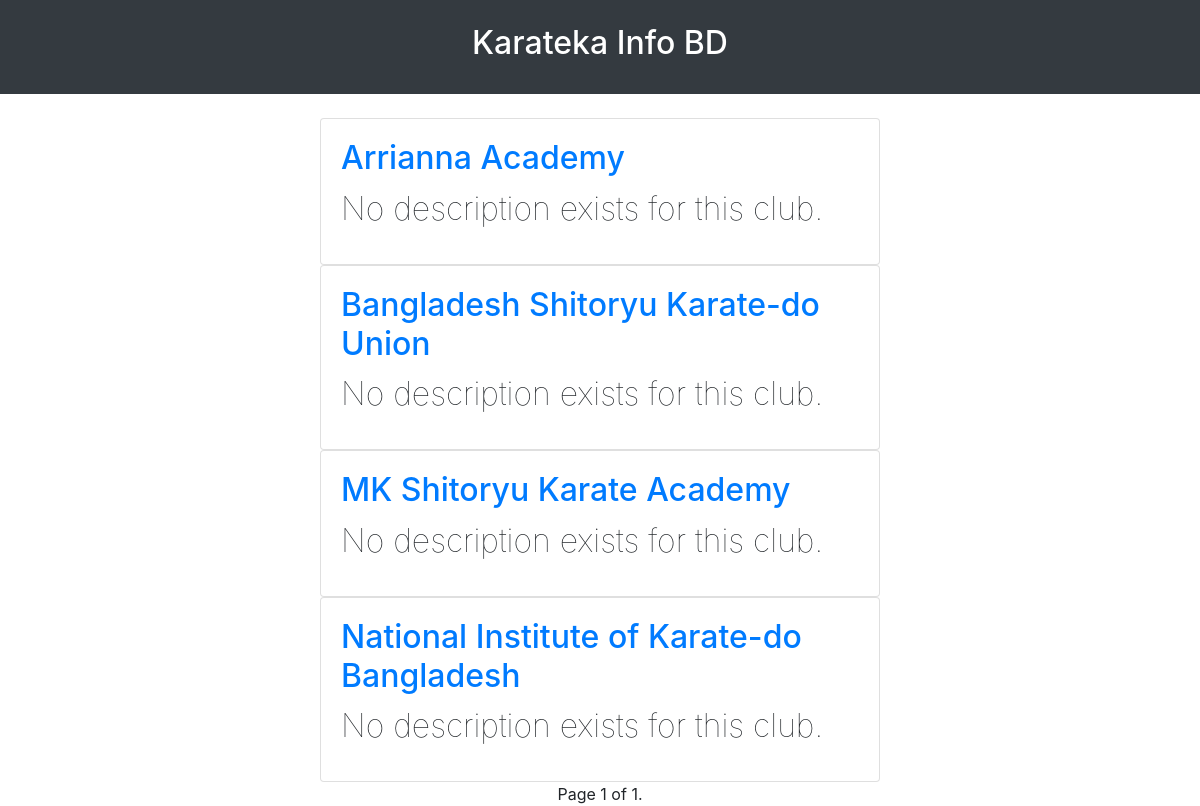
Page /karatekainfobd/show_all_clubs_page/ on the earlier database version.
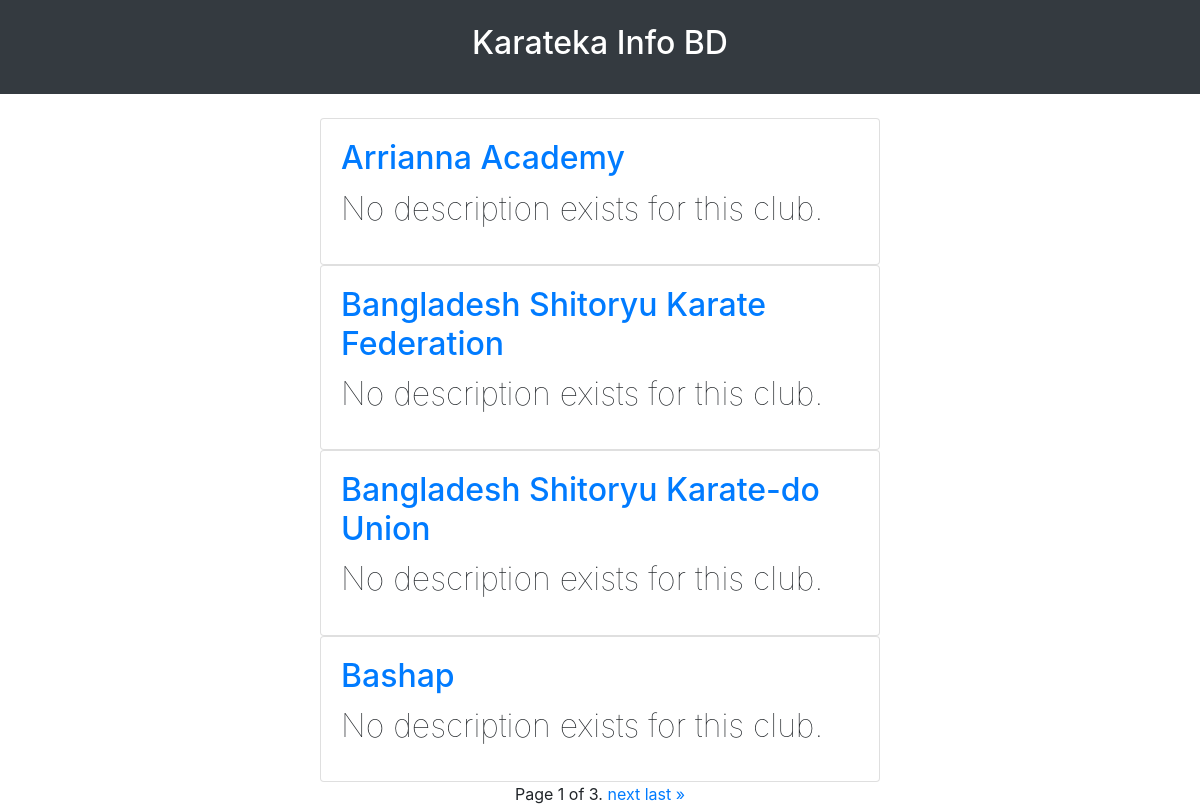
Same page on the later database version.
### features/models.py (models this page shows, shortened)
class Club(models.Model):
    name = models.CharField(max_length=50, unique=True)
    founded = models.DateField(blank=True, null=True)
    description = models.CharField(max_length=100, blank=True, default='')
    logo_picture = models.ImageField(upload_to='club_logos', blank=True)

### features/views.py (the view)
# urls.py: path('show_all_clubs_page/', views.show_all_clubs_page, name='show_all_clubs_page'),
def show_all_clubs_page(request):
    context = {}
    clubs = Club.objects.all().order_by('name')
    paginated_clubs = Paginator(clubs, 4)
    page_number = request.GET.get('page')
    club_page_obj = paginated_clubs.get_page(page_number)
    context['club_page_obj'] = club_page_obj
    return render(request, 'features/show_all_clubs_page.html', context=context)

### features/templates/features/show_all_clubs_page.html (shortened to what this page needs)
{% extends 'base.html' %}
{% block main_block %}
{% for club in club_page_obj %}
<div class="nav justify-content-center">
    <div class="card" style="width: 35rem;">
        <div class="card-body">
            <h2>
                <a href="">
                    <p class="card-title">{{club.name}}</p>
                </a>
                <p class="font-weight-lighter">
                    {% if club.description %}
                        {{club.description}}
                    {% else %}
                        No description exists for this club.
                    {% endif %}
                </p>
            </h2>
        </div>
    </div>
</div>
{% endfor %}
<div class="pagination nav justify-content-center">
    <span class="step-links">
        <span class="current">
            Page {{ club_page_obj.number }} of {{ club_page_obj.paginator.num_pages }}.
        </span>
        {% if club_page_obj.has_next %}
            <a href="?page={{club_page_obj.next_page_number}}">next</a>
            <a href="?page={{club_page_obj.paginator.num_pages}}">last &raquo;</a>
        {% endif %}
    </span>
</div>
{% endblock %}

Differences in the rows shown:
no longer on this page (row edited): Club: name "MK Shitoryu Karate Academy", shows "No description exists for this club."
no longer on this page (row edited): Club: name "National Institute of Karate-do Bangladesh", shows "No description exists for this club."
added Club: name "Bangladesh Shitoryu Karate Federation", description "No description exists for this club."
added Club: name "Bashap", description "No description exists for this club."
Other differences:
{{ club_page_obj.paginator.num_pages }}: "1" → "3"
text now shown: "next last »"
